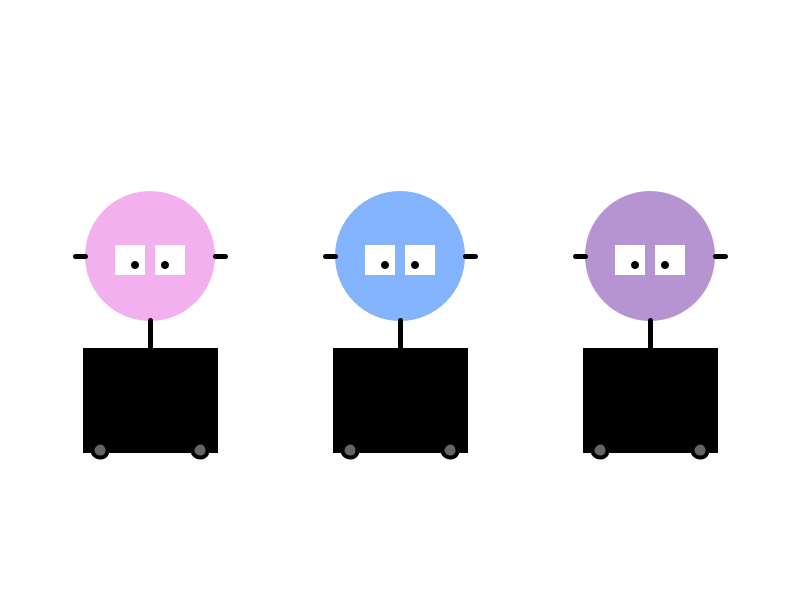
Frame 1 (no input)
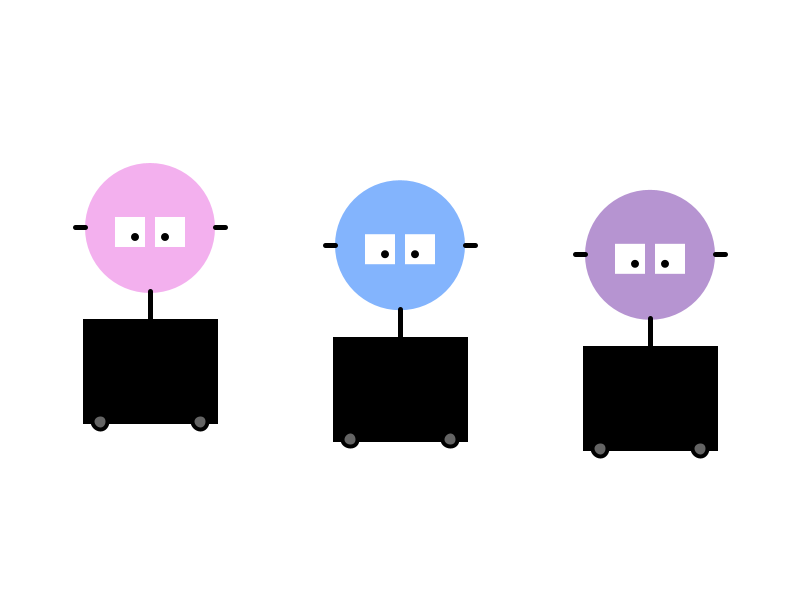
Frame 60 (the mouse pressed at the canvas centre just before this capture)
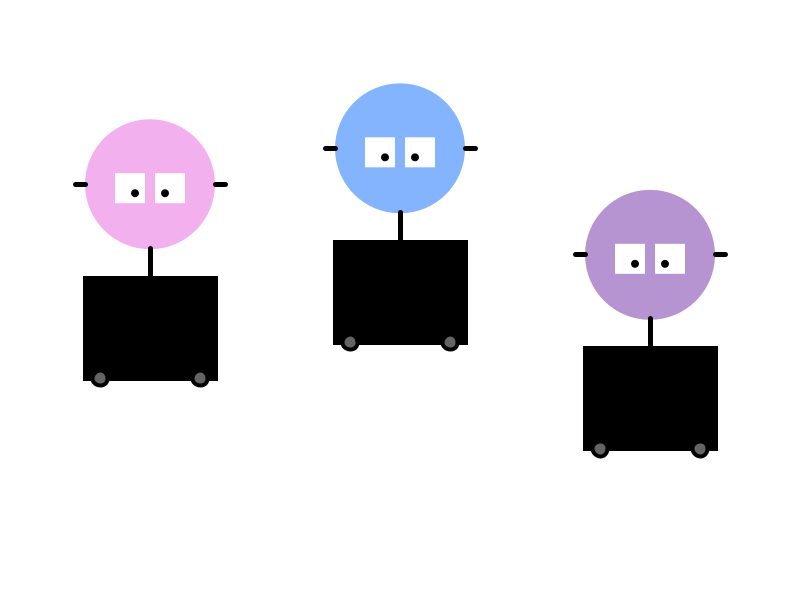
Frame 120 (the mouse held since frame 60 and released just before this capture)

The Processing sketch that drew these frames (run headless with seeded random() and noise(); from frame 60 on, the mouse is pressed at the canvas centre):

// Processing sketch: processing_54987
// ── processing_54987.pde

Robot pinkRobot;
Robot blueRobot;
Robot purpRobot;
 
void setup() {
  background(255);
  size(800, 600); 
  smooth();
  noStroke();
  rectMode(CENTER);
  pinkRobot = new Robot(150, 400, 1, 40, 0.09,#f3b0ee);
  blueRobot = new Robot(400, 400, -1, 70, 0.12,#83b4fd);
  purpRobot = new Robot(650, 400, -1, 15, 0.3,#b694d1);
}
 
void draw() {
  background(255);
  pinkRobot.display();
  pinkRobot.jump();
  blueRobot.display();
  blueRobot.jump();
  purpRobot.display();
  purpRobot.jump();
}
 
class Robot {
  float x;
  float y;
  int direction;
  float howhigh;
  float howlow;
  float easing;
  color c;
 
  Robot(float tempX, float tempY, int tempDirection, int range, float tempEasing, 
  color tempC) {
    x = tempX;
    y = tempY;
    direction = tempDirection;
    howhigh = y - (range*2); 
    howlow = y;
    easing = tempEasing;
    c = tempC;
  }
 
  void jump() {
    float d;
    if (y > howlow - 1 || y < howhigh + 1)
      direction *= -1;
    if (direction == -1)      
      d = howlow - y;
    else                      
      d = y - howhigh;
    y += d * easing * -direction;
  }
 
  void display() {
    stroke(0);
    noStroke();
    fill(c);


  ellipse(x, y-144, 130, 130);//head
  fill(255);
  rect(x-20, y-140, 30, 30);//eft eye
  rect(x+20, y-140, 30, 30);//right eye
  fill(0);
  ellipse(x-15, y-135, 8, 8);//left pupil
  ellipse(x+15, y-135, 8, 8);//right pupil
  stroke(0);
  strokeWeight(5);
  line(x-65, y-144, x-75, y-144);//left antenna
  line(x+65, y-144, x+75, y-144);//right antenna
  line(x, y-50, x, y-80);//neck
  rect(x,y, 130,100);//body
  strokeWeight(4);
  fill(100);
  ellipse(x-50,y+50, 15, 15);//left wheel
  ellipse(x+50, y+50, 15, 15);




 }
}
